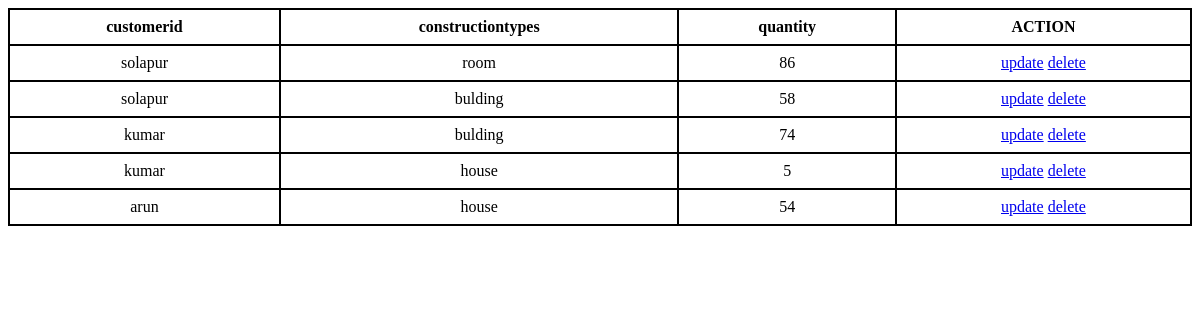
/search_labourtransaction/ (signed in), run on an earlier commit of the app's database.
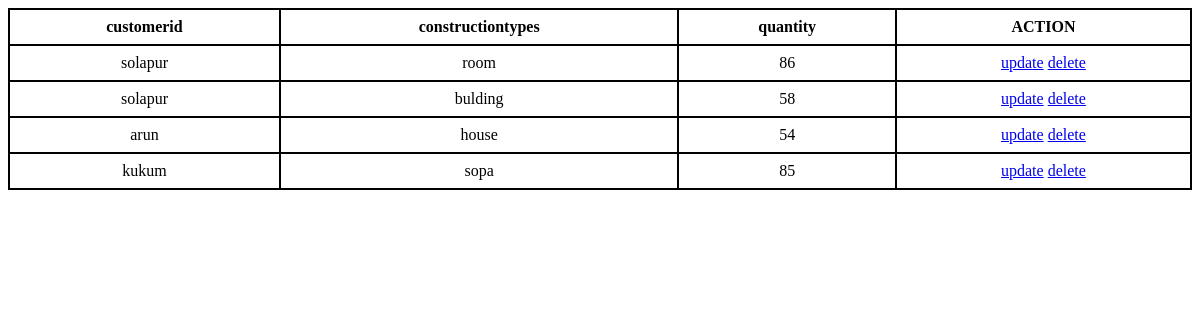
And on a later commit of the database.
### construction/models.py (models this page shows)
class labourtransaction(models.Model):
    customerid = models.ForeignKey(masterlabour, on_delete=models.CASCADE)
    constructiontypes = models.ForeignKey(constructiontype, on_delete=models.CASCADE)
    quantity = models.IntegerField()

class masterlabour(models.Model):
    customer = models.ForeignKey(approvedinquiry, on_delete=models.CASCADE)
    sites = models.ForeignKey(Site, on_delete=models.CASCADE)
    current_date = models.DateTimeField(default=datetime.datetime.now)
    transfer_date = models.DateTimeField()
    requirement_by = models.CharField(max_length=50)
    requirement_to = models.ForeignKey(employeeregistration, on_delete=models.CASCADE)
    def __str__(self):
        return str(self.customer)

class approvedinquiry(models.Model):
    customer_name = models.ForeignKey(Client_registration, on_delete=models.CASCADE)
    employee = models.ForeignKey(employeeregistration, on_delete=models.CASCADE)
    plotarea = models.IntegerField()
    constructionarea = models.IntegerField()
    constructioncost = models.IntegerField()
    totalcost = models.IntegerField()
    worktype = models.ForeignKey(constructiontype, on_delete=models.CASCADE)
    def __str__(self):
        return str(self.customer_name)

class Client_registration(models.Model):
    client_name = models.CharField(max_length=100)
    representative_name = models.ForeignKey(employeeregistration, on_delete=models.CASCADE)
    phone_no = models.IntegerField()
    email = models.EmailField()
    site_address = models.TextField()
    inquiry_date = models.DateField()
    def __str__(self):
        return self.client_name

class constructiontype(models.Model):
    con_type = models.CharField(max_length=255)
    description = models.CharField(max_length=255)
    def __str__(self):
        return self.con_type

### construction/middlewares.py (the view)
    def wrapped_view (request,*args,**kwargs):
        if request.user.is_authenticated==False:
            return redirect('login')
        return view_function(request,*args,**kwargs)

### construction/views.py (called while the page is built)
@auth
def search_labourtransaction(request):
    client = labourtransaction.objects.all()
    return render(request, "search_labourtransaction.html", {'labour': client})

### construction/templates/search_labourtransaction.html (shortened to what this page needs)
<!DOCTYPE html>
<html>
<head>
</head>
<body>
<table>
    <tr>
        <th>customerid</th>
        <th>constructiontypes</th>
        <th>quantity</th>
        <th>ACTION</th>
    </tr>
    {% for i in labour %}
    <tr>
        <td>{{ i.customerid }}</td>
        <td>{{ i.constructiontypes }}</td>
        <td>{{ i.quantity }}</td>
        <td>
            <a href="/update_labourtransaction/{{ i.id }}">update</a>
            <a href="/delete_labourtransaction/{{ i.id }}">delete</a>
        </td>
    </tr>
    {% endfor %}
</table>
</body>
</html>

What changed in the data, as far as the page shows it:
removed labourtransaction: customerid "kumar", constructiontypes "bulding", quantity "74"
removed labourtransaction: customerid "kumar", constructiontypes "house", quantity "5"
added labourtransaction: customerid "kukum", constructiontypes "sopa", quantity "85"
